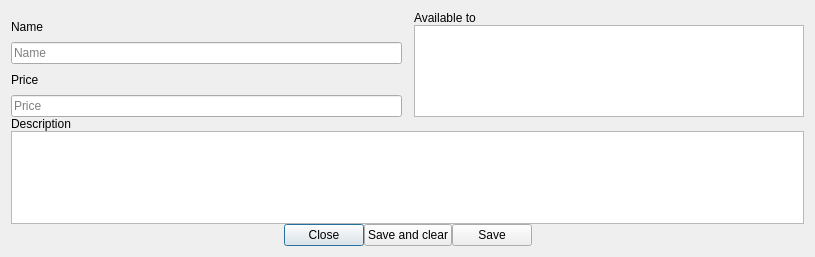
<?xml version="1.0" encoding="UTF-8"?>
<ui version="4.0">
 <class>Dialog</class>
 <widget class="QDialog" name="Dialog">
  <property name="geometry">
   <rect>
    <x>0</x>
    <y>0</y>
    <width>815</width>
    <height>257</height>
   </rect>
  </property>
  <property name="windowTitle">
   <string>Event Creator - add new price</string>
  </property>
  <property name="modal">
   <bool>false</bool>
  </property>
  <layout class="QVBoxLayout" name="_2">
   <property name="spacing">
    <number>0</number>
   </property>
   <item>
    <layout class="QHBoxLayout" name="horizontalLayout">
     <property name="spacing">
      <number>12</number>
     </property>
     <item>
      <layout class="QVBoxLayout" name="verticalLayout_2">
       <property name="spacing">
        <number>0</number>
       </property>
       <item>
        <widget class="QLabel" name="label_2">
         <property name="text">
          <string>Name</string>
         </property>
        </widget>
       </item>
       <item>
        <widget class="QLineEdit" name="nameInput">
         <property name="placeholderText">
          <string>Name</string>
         </property>
        </widget>
       </item>
       <item>
        <widget class="QLabel" name="label_3">
         <property name="text">
          <string>Price</string>
         </property>
        </widget>
       </item>
       <item>
        <widget class="QLineEdit" name="priceInput">
         <property name="placeholderText">
          <string>Price</string>
         </property>
        </widget>
       </item>
      </layout>
     </item>
     <item>
      <layout class="QVBoxLayout" name="verticalLayout">
       <property name="spacing">
        <number>0</number>
       </property>
       <item>
        <widget class="QLabel" name="label">
         <property name="text">
          <string>Available to</string>
         </property>
        </widget>
       </item>
       <item>
        <widget class="QListWidget" name="restrictionList">
         <property name="selectionMode">
          <enum>QAbstractItemView::MultiSelection</enum>
         </property>
        </widget>
       </item>
      </layout>
     </item>
    </layout>
   </item>
   <item>
    <widget class="QWidget" name="widget" native="true"/>
   </item>
   <item>
    <widget class="QLabel" name="label_4">
     <property name="text">
      <string>Description</string>
     </property>
    </widget>
   </item>
   <item>
    <widget class="QTextEdit" name="descriptionInput">
     <property name="html">
      <string>&lt;!DOCTYPE HTML PUBLIC &quot;-//W3C//DTD HTML 4.0//EN&quot; &quot;http://www.w3.org/TR/REC-html40/strict.dtd&quot;&gt;
&lt;html&gt;&lt;head&gt;&lt;meta name=&quot;qrichtext&quot; content=&quot;1&quot; /&gt;&lt;style type=&quot;text/css&quot;&gt;
p, li { white-space: pre-wrap; }
&lt;/style&gt;&lt;/head&gt;&lt;body style=&quot; font-family:'Arial'; font-size:10pt; font-weight:400; font-style:normal;&quot;&gt;
&lt;p style=&quot;-qt-paragraph-type:empty; margin-top:0px; margin-bottom:0px; margin-left:0px; margin-right:0px; -qt-block-indent:0; text-indent:0px;&quot;&gt;&lt;br /&gt;&lt;/p&gt;&lt;/body&gt;&lt;/html&gt;</string>
     </property>
    </widget>
   </item>
   <item>
    <layout class="QHBoxLayout" name="horizontalLayout_2">
     <item>
      <spacer name="horizontalSpacer">
       <property name="orientation">
        <enum>Qt::Horizontal</enum>
       </property>
       <property name="sizeHint" stdset="0">
        <size>
         <width>40</width>
         <height>20</height>
        </size>
       </property>
      </spacer>
     </item>
     <item>
      <widget class="QPushButton" name="closeButton">
       <property name="text">
        <string>Close</string>
       </property>
      </widget>
     </item>
     <item>
      <widget class="QPushButton" name="saveAndClearButton">
       <property name="text">
        <string>Save and clear</string>
       </property>
      </widget>
     </item>
     <item>
      <widget class="QPushButton" name="saveButton">
       <property name="text">
        <string>Save</string>
       </property>
      </widget>
     </item>
     <item>
      <spacer name="horizontalSpacer_2">
       <property name="orientation">
        <enum>Qt::Horizontal</enum>
       </property>
       <property name="sizeHint" stdset="0">
        <size>
         <width>40</width>
         <height>20</height>
        </size>
       </property>
      </spacer>
     </item>
    </layout>
   </item>
  </layout>
 </widget>
 <tabstops>
  <tabstop>nameInput</tabstop>
  <tabstop>priceInput</tabstop>
  <tabstop>restrictionList</tabstop>
  <tabstop>descriptionInput</tabstop>
 </tabstops>
 <resources/>
 <connections/>
</ui>
